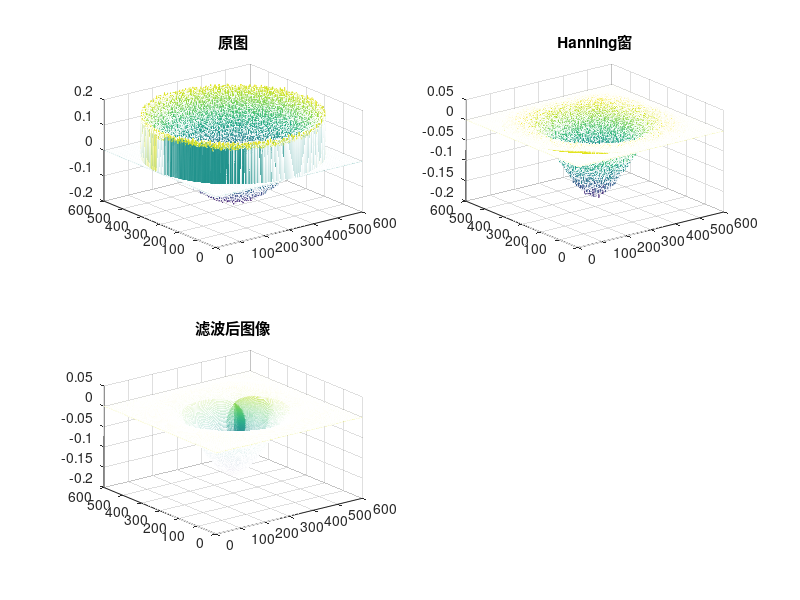

Recreate this plot in MATLAB.
% FourierFilteringDemo.m
% 作者: Seaton 杨旭彤
% 日期: 2023-11-14
% 描述: 该脚本演示了使用加窗傅里叶变换对Zernike图像进行处理。

% 清除环境变量，关闭所有图形窗口
clear; clc; close all;

% 加载Zernike图像数据
load('test.mat');

% 在进行傅里叶变换前，将NaN值替换为0
zernikeResult(isnan(zernikeResult)) = 0;

% 应用汉宁窗
[M, N] = size(zernikeResult);
window = hanning(M) * hanning(N)';
windowedZernike = zernikeResult .* window;

% 进行傅里叶变换
fftResult = fftshift(fft2(windowedZernike));

% 设定频域滤波的圆形区域
[a, b] = size(fftResult);
a0 = round(a / 2);
b0 = round(b / 2);
% 带通滤波，d0和d1分别是低高频阈值
d0 = 0;
d1 = 8;

% 对频域进行滤波
for i = 1:a
    for j = 1:b
        distance = sqrt((i - a0)^2 + (j - b0)^2);
        if (distance >= d0 && distance <= d1)
            h = 1;
        else
            h = 0;
        end
        fftResult(i, j) = h * fftResult(i, j);
    end
end

% 进行逆傅里叶变换，得到滤波后的图像
filteredImage = real(ifft2(ifftshift(fftResult)));

% 绘制原图、Hanning窗和滤波后的图像
figure;

subplot(2, 2, 1);
mesh(zernikeResult);
title('原图');

subplot(2, 2, 2);
mesh(windowedZernike);
title('Hanning窗');

subplot(2, 2, 3);
mesh(filteredImage);
title('滤波后图像');
